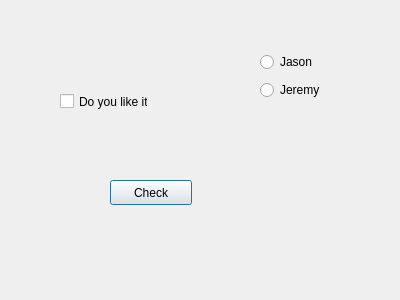
<?xml version="1.0" encoding="UTF-8"?>
<ui version="4.0">
 <class>Third</class>
 <widget class="QDialog" name="Third">
  <property name="geometry">
   <rect>
    <x>0</x>
    <y>0</y>
    <width>400</width>
    <height>300</height>
   </rect>
  </property>
  <property name="windowTitle">
   <string>Dialog</string>
  </property>
  <widget class="QCheckBox" name="checkBox">
   <property name="geometry">
    <rect>
     <x>60</x>
     <y>90</y>
     <width>88</width>
     <height>23</height>
    </rect>
   </property>
   <property name="text">
    <string>Do you like it?</string>
   </property>
  </widget>
  <widget class="QPushButton" name="pushButton">
   <property name="geometry">
    <rect>
     <x>110</x>
     <y>180</y>
     <width>82</width>
     <height>25</height>
    </rect>
   </property>
   <property name="text">
    <string>Check</string>
   </property>
  </widget>
  <widget class="QWidget" name="">
   <property name="geometry">
    <rect>
     <x>260</x>
     <y>50</y>
     <width>72</width>
     <height>54</height>
    </rect>
   </property>
   <layout class="QVBoxLayout" name="verticalLayout">
    <item>
     <widget class="QRadioButton" name="radioButton">
      <property name="text">
       <string>Jason</string>
      </property>
     </widget>
    </item>
    <item>
     <widget class="QRadioButton" name="radioButton_2">
      <property name="text">
       <string>Jeremy</string>
      </property>
     </widget>
    </item>
   </layout>
  </widget>
 </widget>
 <resources/>
 <connections/>
</ui>
